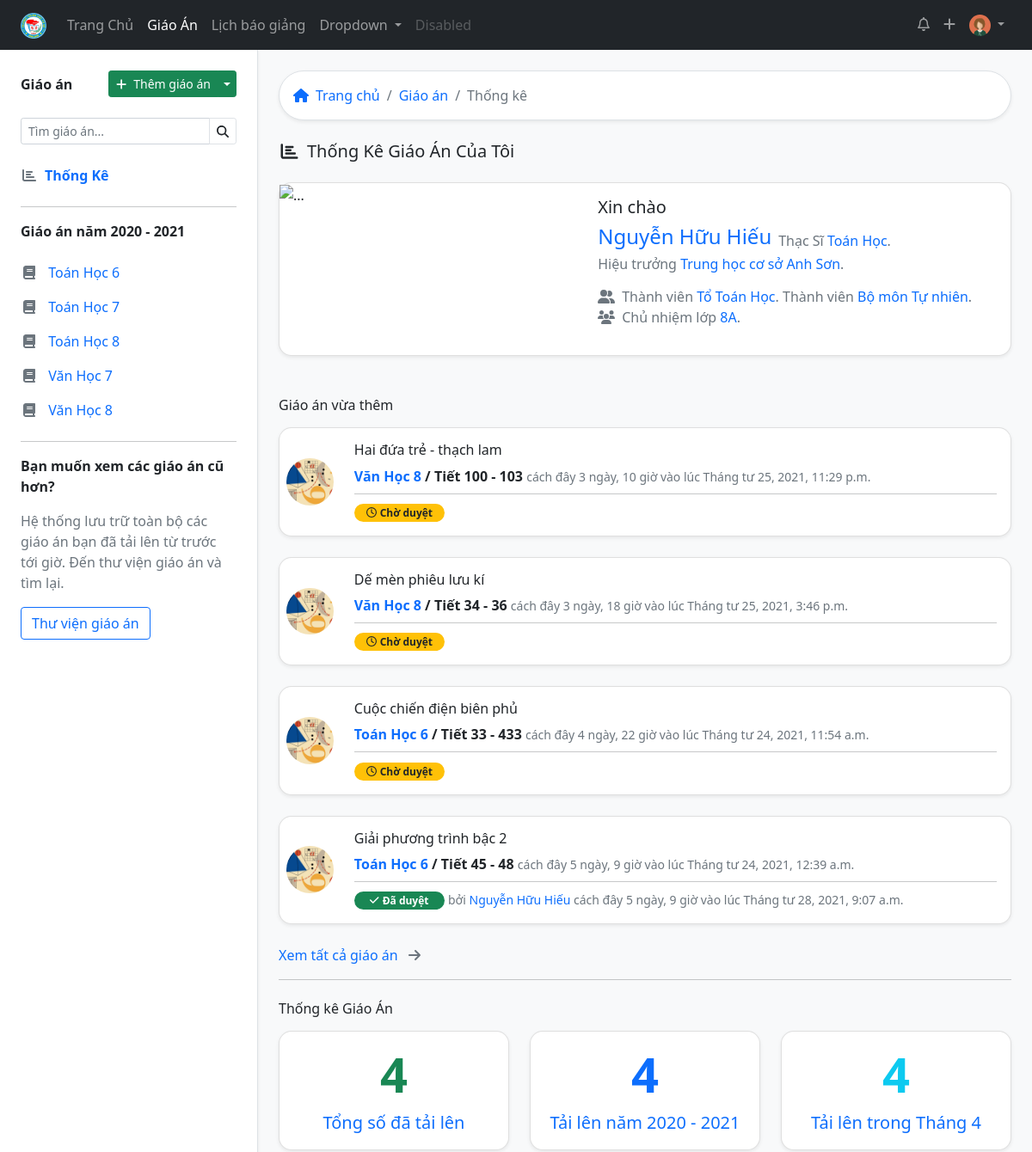
Page /lessondashboard/ (signed in, upper part) on the earlier database version.
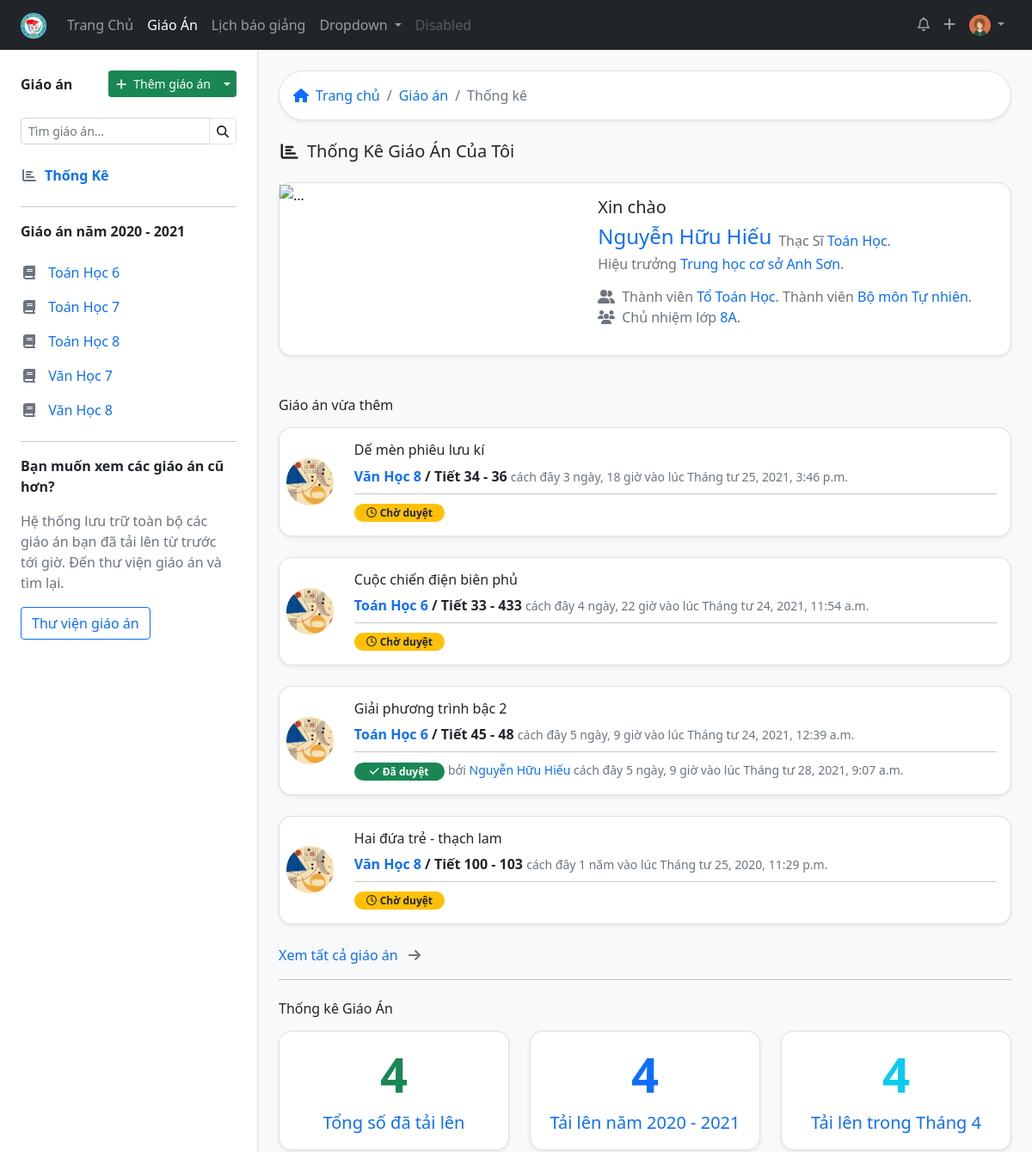
Same page on the later database version.
### lessonmanagement/models.py (models this page shows, shortened)
class SchoolAbstract(models.Model):
    title = models.CharField(max_length=50, verbose_name="Tiêu đề")
    description = models.CharField(max_length=200, verbose_name="Mô tả sơ lược", blank=True)
    cover = models.ImageField(upload_to="coverimages/", verbose_name="Ảnh bìa", null = True, blank = True)
    class Meta:
        abstract = True
    def __str__(self):
        return self.title

class Subject(SchoolAbstract):
    group = models.ForeignKey("GroupSubject", related_name='subject123',on_delete=models.SET_NULL, null=True, blank=True, verbose_name='Bộ môn')
    subject_slug = models.SlugField(max_length=50, null=True, blank=True)
    class Meta:
        verbose_name = "Môn học"
        verbose_name_plural = "Môn học"

class Lesson(models.Model):
    title = models.CharField(max_length=200)
    upload_time = models.DateTimeField( blank=True, null=True)
    LEVEL_CHOICES = [
        (6, 6),
        (7, 7),
        (8, 8),
        (9, 9)
    ]
    level = models.IntegerField(choices=LEVEL_CHOICES)
    description = models.CharField(max_length=200, null=True, blank=True)
    teacher = models.ForeignKey(Teacher, on_delete=models.CASCADE)
    subject = models.ForeignKey(Subject, on_delete=models.CASCADE)
    start_number_lesson = models.IntegerField(help_text="Bài giảng này ở tiết số mấy")
    cout_number_lesson = models.IntegerField(help_text="Bài giảng này trong bao nhiêu tiết")
    classyear = models.ManyToManyField(Classyear, through="LessonClassyear")
    STATUS_CHOICES = [
    ('pending', 'Chờ duyệt'),
    ('acept', 'Đã duyệt'),
    ('deny', 'Bị từ chối'),
    ]
    status = models.CharField(max_length=10, blank=True, choices=STATUS_CHOICES ,default='pending')
    checker = models.ForeignKey(Teacher, related_name="lesson_checker" ,on_delete=models.SET_NULL, null=True, blank=True)
    check_date = models.DateTimeField(auto_now=True)
    note_checker = models.CharField(max_length=200, blank=True)
    class Meta:
        verbose_name = "Giáo Án"
        verbose_name_plural = "Giáo Án"
        ordering = ["-upload_time"]
    def start_year_level(self):
        if now.month < 9:
            return school_year_def(self.upload_time) - self.level + 6
        else:
            return school_year_def(self.upload_time) - self.level + 7

class Teacher(models.Model):
    user = models.OneToOneField(User, on_delete=models.SET_NULL, blank=True, null=True, verbose_name="Tài khoản đăng nhập", help_text="Tài khoản đăng nhập viết liền không dấu. Ví dụ: nhhieu. Viết tắt của Nguyễn Hữu Hiếu. Nếu trùng họ tên thì thêm số vào sau, ví dụ nhhieu2")
    firstname = models.CharField("Họ",max_length=20, blank=True)
    lastname = models.CharField("Tên", max_length=20, blank=True)
    zalo_number = models.DecimalField(verbose_name="Số điện thoại",help_text="Số điện thoại có đăng ký zalo, sử dụng để nhận thông báo từ ban giám hiệu", max_digits=12, decimal_places=0,null=True, blank=True)
    birth_date = models.DateField("Ngày sinh", null=True, blank=True)
    SEX_CHOICES = [
    ('male', 'Nam'),
    ('female', 'Nữ')
    ]
    sex = models.CharField(verbose_name="Giới tính", max_length=6, choices=SEX_CHOICES, null=True, blank=True)
    main_subject = models.ForeignKey("Subject",on_delete=models.SET_NULL,null=True,blank=True, verbose_name="Chuyên môn chính")
    EDUCATION_LEVEL_CHOICES = [
        ('inter', 'Trung Cấp'),
        ('college', 'Cao Đẳng'),
        ('university', 'Đại Học'),
        ('master', 'Thạc Sĩ')
    ]
    education_level = models.CharField(max_length=20, choices=EDUCATION_LEVEL_CHOICES, null=True, blank=True)
    is_work = models.BooleanField("Có đang công tác",default=True, help_text="Tích vào ô nếu đang công tác tại trường, bỏ tích nếu đã nghỉ hưu hoặc chuyển sang đơn vị khác")
    def user_directory_path(instance, filename):
        return 'user_{0}/{1}'.format(instance.user.id, filename)
    avatar = models.ImageField("Ảnh đại diện", help_text = "Ảnh nên được crop về ảnh vuông để đạt được độ thẩm mỹ cao nhất",upload_to = user_directory_path, blank = True, null = True)
    def full_name(self):
        return ('%s %s') % (self.firstname, self.lastname)
    class Meta:
        verbose_name = "Giáo viên"
        verbose_name_plural = "Giáo viên"
    def schoolyear(self):
        if now.month < 9:
            return ('%s - %s') % (now.year - 1, now.year)
        else:
            return ('%s - %s') % (now.year, now.year+1)
    def lesson_list(self):
        return self.lesson_set.filter(teacher = self.user.id)
    def subject_classyear_list(self):
        return self.subjectclassyear_set.filter(is_teach_now = True).order_by('subject__title').values('subject__title', 'classyear__startyear','subject__group__title').distinct()
    def latest_lesson(self):
        return Lesson.objects.filter(teacher=self.user.teacher.id).order_by('-upload_time')[:5]
    def managers(self):
        managers = {}
        teacher = self.user.teacher.id
        subject_manager = SubjectTeacher.objects.filter(teacher=teacher).filter(is_active = True)
        if subject_manager:
            subject_manager = subject_manager.latest('-id')
            managers['subject'] = subject_manager
        group_manager = GroupSubjectManager.objects.filter(teacher=teacher).filter(is_active=True)
        if group_manager:
            group_manager = group_manager.latest('-id')
            managers['group'] = group_manager
        school_manager = SchoolManager.objects.filter(teacher=teacher).filter(is_active=True)
        if school_manager:
            school_manager = school_manager.latest('-id')
            managers['school'] = school_manager
        classyear_manager = ClassyearManager.objects.filter(teacher=teacher).filter(is_active=True)
        if classyear_manager:
            classyear_manager = classyear_manager.latest('-id')
            managers['class'] = classyear_manager
        return managers
    def count_lesson(self):
        count = {}
        teacher = self.user.teacher.id
        lessons = Lesson.objects.filter(teacher=teacher)
        count['total'] = lessons.count()
        current_year = [school_year_def(now), school_year_def(now)+1]
        lesson_current_year = lessons.filter(upload_time__year__in = current_year )
        count['year'] = lesson_current_year.count()
        lesson_current_month =  lessons.filter(upload_time__year__in = current_year).filter(upload_time__month = now.month)
        count['month'] = lesson_current_month.count()
        return count

### lessonmanagement/views.py (the view)
# urls.py: path('lessondashboard/', views.lessondashboard, name="lessondashboard"),
def lessondashboard(request):
    teacher = request.user.teacher
    subject_classyear = SubjectClassyear.objects.filter(teacher=teacher.id, is_teach_now=True)
    context = { 'subject_classyear': subject_classyear
    }
    return render(request, 'lessondashboard.html', context)

### lessonmanagement/models.py (called while the page is built)
def class_level_def(year):
    i = 0
    if (now.month < 9):
        i =  (now.year - year) + 5
    else:
        i = (now.year - year) + 6
    if i in [6,7,8,9]:
        return i
    else:
        return year

def school_year_def(upload_time):
    if (upload_time.month < 9):
        return now.year -1
    else:
        return now.year

    def __str__(self):
        return self.classyear.__str__()

    @property
    def class_level(self):
        return class_level_def(self.startyear)

    def class_title_year(self):
        return "%s%s" % (self.class_level, self.title)

    def __str__(self):
        return  self.class_title_year()

### lessonmanagement/templatetags/lessonmanagement_extras.py (called while the page is built)
@register.filter
def classlevel(value):
    now = datetime.now()
    i = 0
    if (now.month < 9):
        i =  (now.year - value) + 5
    else:
        i = (now.year - value) + 6
    if i in [6,7,8,9]:
        return i
    else:
        return value

### lessonmanagement/templates/lessondashboard.html (shortened to what the changed rows need)
          {% extends 'base_withsidebar.html' %}
          {% load static %}
          {% block content %}
          {% load lessonmanagement_extras %}
          {% with teacher=request.user.teacher %}
                {% for i in teacher.latest_lesson %}
                <div class="card mb-4 rounded-15 shadow-sm">
                  <div class="row g-0">
                    <div class="col-1 p-2 d-flex align-items-center">
                      <img src="{% static 'imgs/math.jpeg' %}"  class="img-fluid rounded-circle" alt="">
                    </div>
                    <div class="col-11">
                      <div class="card-body">
                        <h6 class="card-title">
                          <a href="{% url 'lesson' i.id %}" class="text-reset text-decoration-none">  {{ i.title }}</a>
                        </h6>
                        <span class="text-dark fw-bold">
                        <a href="{% url 'lessons_subject_level' i.subject.title|slugify i.start_year_level %}" class="text-decoration-none">{{ i.subject.title }} {{ i.level }}</a> / Tiết {{ i.start_number_lesson}} {% if i.cout_number_lesson > 1 %} - {{ i.start_number_lesson|add:i.cout_number_lesson }} {% endif %}
                      </span>
                      <small class="text-muted">cách đây
    {{ i.upload_time|timesince}} vào lúc {{ i.upload_time }}</small>
                        <hr class="my-2">
                        {% if i.status == "pending" %}
                        <span class="badge bg-warning text-dark rounded-pill" style="width: 105px;"><i class="far fa-clock me-1"></i>Chờ duyệt</span>
                        {% elif i.status == "acept" %}
                        <span class="badge bg-success  rounded-pill" style="width: 105px;"><i class="fas fa-check me-1"></i>Đã duyệt</span> <small class="text-muted">bởi<a href="#" class="text-decoration-none"> {{ i.checker.full_name }}</a>
                          cách đây
                          {{ i.upload_time|timesince}} vào lúc {{ i.check_date }}</small>
                         {% elif i.status == "deny" %}
                         <span class="badge bg-danger  rounded-pill" style="width: 105px;"><i class="fas fa-times me-1"></i>Bị từ chối</span> <small class="text-muted">bởi<a href="#" class="text-decoration-none"> {{ i.checker.full_name }}</a>
                          cách đây
    {{ i.upload_time|timesince}} vào lúc {{ i.check_date }}</small>
                        {% endif %}
                      </div>
                    </div>
                  </div>
                </div>
                {% endfor %}
          <div class="row">
            <div class="col">
                <div class="card  rounded-15 shadow-sm mb-3 text-center">
                  <div class="card-body">
                    <h1 class="card-title link-success fw-bold display-4">{{ teacher.count_lesson.total }}</h1>
                  </div>
                </div>
          </div>
            <div class="col">
              <a href="{% url 'alllessons' %}" class="text-decoration-none">
              <div class="card rounded-15 shadow-sm mb-3  text-center">
                <div class="card-body">
                 <h1 class="card-title link-primary fw-bold display-4">{{ teacher.count_lesson.year }}</h1>
                </div>
              </div>
              </a>
            </div>
            <div class="col">
              <a href="{% url 'alllessons' %}" class="text-decoration-none">
              <div class="card rounded-15 shadow-sm mb-3  text-center">
                <div class="card-body">
                 <h1 class="card-title link-info fw-bold display-4">{{ teacher.count_lesson.month }}</h1>
                </div>
              </div>
              </a>
            </div>
          </div>
          {% endwith %}
           {% endblock %}

### lessonmanagement/templates/sidebar.html (shortened to what this page needs)
{% load lessonmanagement_extras %}
{% with teacher=request.user.teacher %}
<div class="position-sticky top-0 start-0 pt-4">
    <div class="d-flex justify-content-between mb-4 align-items-center">
      <span class="fw-bold">Giáo án</span>
<div class="btn-group">
  <a href="{% url 'addlesson' %}" class="btn btn-sm btn-success"><i class="fas fa-plus me-2"></i>Thêm giáo án</a>
  <button type="button" class="btn btn-sm btn-success dropdown-toggle dropdown-toggle-split" data-bs-toggle="dropdown" aria-expanded="false">
  </button>
</div>
      </div>
      <form action="">
        <div class="input-group input-group-sm mb-3">
        <input type="search" class="form-control " list="datalistOptions" id="exampleDataList" placeholder="Tìm giáo án..." aria-describedby="button-addon2">
          <button class="btn border" type="submit" id="button-addon2"><i class="fas fa-search"></i></button>
        </div>
      </form>
      <div class="list-group">
        <a href="{% url 'lessondashboard' %}" class="list-group-item list-group-item-action border-0 text-primary ps-0 {% if request.path == '/lessondashboard/' %} fw-bold {% endif %}"><i class="fas fa-chart-bar me-2 text-muted  fa-fw "></i>Thống Kê</a>
        <hr >
      <span class="fw-bold mb-3">Giáo án năm {{ teacher.schoolyear }} </span>
        {% for i in teacher.subject_classyear_list %}
     <a href="{% url 'lessons_subject_level' i.subject__title|slugify i.classyear__startyear %}" class="list-group-item list-group-item-action border-0 text-primary ps-0"><i class="fas fa-book fa-fw me-2 text-muted"></i> {{ i.subject__title }} {{ i.classyear__startyear|classlevel }} </a>
        {% endfor %}
        <hr>
        <span class="fw-bold mb-3">Bạn muốn xem các giáo án cũ hơn?</span>
        <p class="text-muted pe-3">Hệ thống lưu trữ toàn bộ các giáo án bạn đã tải lên từ trước tới giờ. Đến thư viện giáo án và tìm lại.</p>
      </div>
      <a href="{% url 'alllessons' %}" class="btn btn-outline-primary mb-3">Thư viện giáo án </a>
    </div>
  {% endwith %}

Differences in the rows shown:
changed Lesson "Hai đứa trẻ - thạch lam": upload_time "3 ngày, 10 giờ" → "1 năm"; upload_time "Tháng tư 25, 2021, 11:29 p.m." → "Tháng tư 25, 2020, 11:29 p.m."; moves down the list
